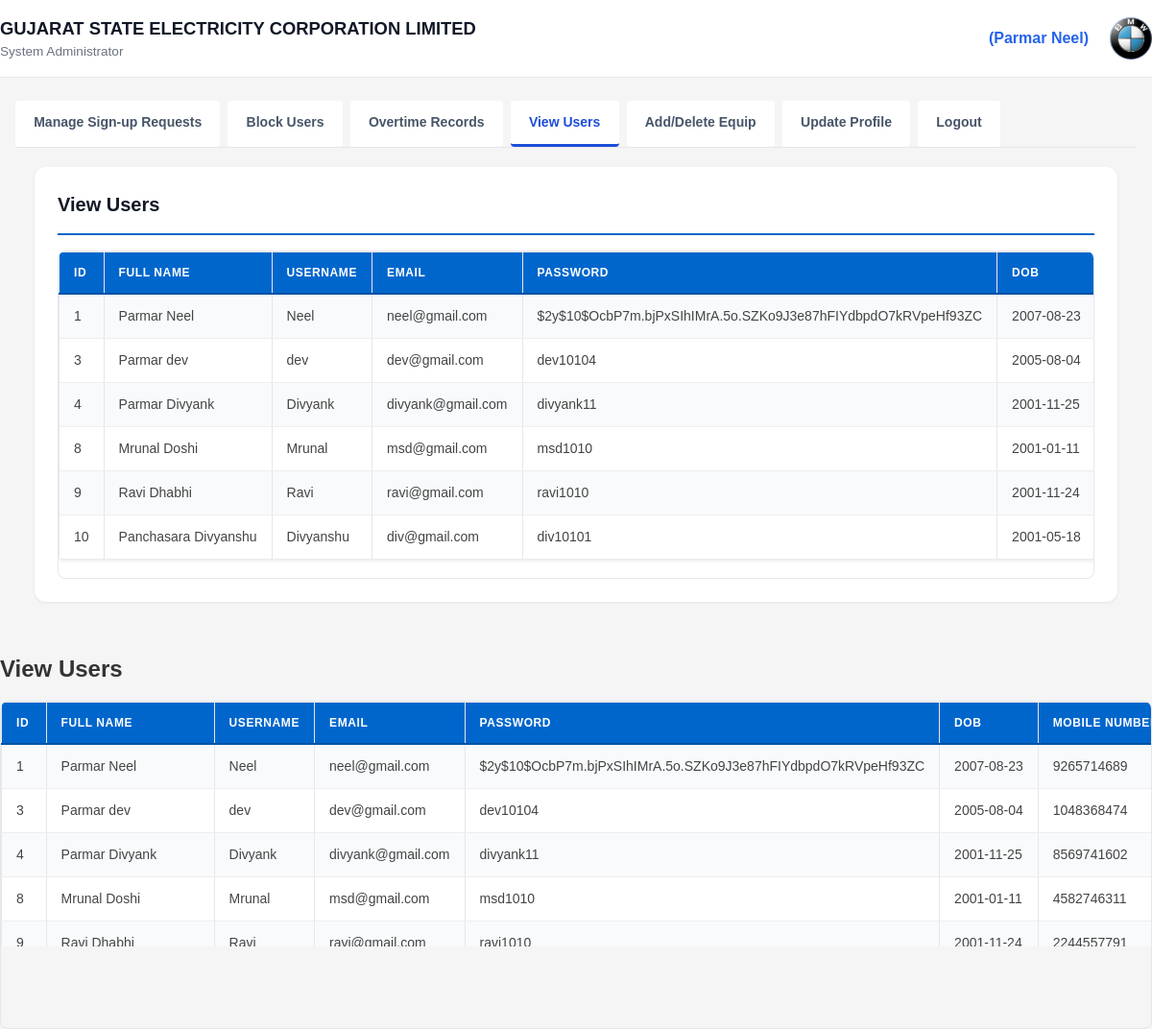
Page /view_users.php (signed in) on the committed database.
### tables this page shows
CREATE TABLE `signup_table` (
  `id` int(11) NOT NULL,
  `full_name` varchar(100) DEFAULT NULL,
  `username` varchar(50) DEFAULT NULL,
  `email` varchar(100) DEFAULT NULL,
  `password` varchar(255) DEFAULT NULL,
  `dob` date DEFAULT NULL,
  `mobile_number` varchar(15) DEFAULT NULL,
  `aadhar_number` varchar(12) DEFAULT NULL,
  `role` varchar(50) DEFAULT NULL,
  `approved` varchar(10) DEFAULT NULL,
  `registration_time` date DEFAULT NULL
);

CREATE TABLE `user_photo` (
  `username` varchar(100) NOT NULL,
  `photo` varchar(255) DEFAULT NULL
);

### view_users.php (the view, shortened to what this page needs)
<?php
include('dbconnect.php');
$full_name = 'Admin';
$photo_path = 'signup/default.jpg';
$username = $_SESSION['username'] ?? '';
if (!empty($username)) {
    $profile_query = "SELECT full_name FROM signup_table WHERE username = ? AND role = 'Admin' AND approved = 'approved'";
    $stmt = mysqli_prepare($con, $profile_query);
    mysqli_stmt_bind_param($stmt, "s", $username);
    mysqli_stmt_execute($stmt);
    $profile_result = mysqli_stmt_get_result($stmt);
    if ($profile_result && mysqli_num_rows($profile_result) > 0) {
        $profile_row = mysqli_fetch_assoc($profile_result);
        $full_name = $profile_row['full_name'];
    }
    $photo_query = "SELECT photo FROM user_photo WHERE username = ?";
    $stmt = mysqli_prepare($con, $photo_query);
    mysqli_stmt_bind_param($stmt, "s", $username);
    mysqli_stmt_execute($stmt);
    $photo_result = mysqli_stmt_get_result($stmt);
    if ($photo_result && mysqli_num_rows($photo_result) > 0) {
        $photo_row = mysqli_fetch_assoc($photo_result);
        $photo_path = 'signup/' . $photo_row['photo'];
    }
}
?>
<!DOCTYPE html>
<html lang="en">
<head>
    <link rel="stylesheet" href="style2.css">
</head>
<body>
    <header>
        <div class="header-inner">
            <div style="display: flex; justify-content: space-between; align-items: center; width: 100%; flex-wrap: wrap; gap: 0.75rem;">
                <div>
                    <div class="logo">GUJARAT STATE ELECTRICITY CORPORATION LIMITED</div>
                    <div class="user-role">System Administrator</div>
                </div>
                <div class="user-info">
                    <span>(<?php echo htmlspecialchars($full_name); ?>)</span>
                    <?php if (!empty($photo_path) && file_exists($photo_path)): ?>
                        <img src="<?php echo htmlspecialchars($photo_path); ?>" alt="Admin Photo" class="user-image">
                    <?php else: ?>
                        <div class="avatar"><?php echo strtoupper(substr($full_name, 0, 1)); ?></div>
                    <?php endif; ?>
                </div>
            </div>
        </div>
    </header>
    <div class="container">
        <div class="tab-container">
            <div class="tab-nav">
                <button class="tab-btn" onclick="window.location.href='manage_signup_requests.php'">Manage Sign-up Requests</button>
                <button class="tab-btn" onclick="window.location.href='delete_users.php'">Block Users</button>
                <button class="tab-btn" onclick="window.location.href='overtime_records.php'">Overtime Records</button>
                <button class="tab-btn active" onclick="window.location.href='view_users.php'">View Users</button>
                <button class="tab-btn" onclick="window.location.href='equipment_management.php'">Add/Delete Equip</button>
                <button class="tab-btn" onclick="window.location.href='update_profile_admin.php'">Update Profile</button>
                <button class="tab-btn" onclick="window.location.href='logout.php'">Logout</button>
            </div>
            <div class="tab-content active">
                <div class="content-wrapper">
                    <h1 class="section-title">View Users</h1>
                    <div class="table-container">
                        <table>
                            <tr>
                                <th>ID</th>
                                <th>Full Name</th>
                                <th>Username</th>
                                <th>Email</th>
                                <th>Password</th>
                                <th>DOB</th>
                            </tr>
                            <?php
                            $query = "SELECT * FROM signup_table WHERE approved = 'approved'";
                            $result = mysqli_query($con, $query);
                            if (mysqli_num_rows($result) > 0) {
                                while ($user = mysqli_fetch_assoc($result)) {
                                    echo "<tr>";
                                    echo "<td>" . htmlspecialchars($user['id']) . "</td>";
                                    echo "<td>" . htmlspecialchars($user['full_name']) . "</td>";
                                    echo "<td>" . htmlspecialchars($user['username']) . "</td>";
                                    echo "<td>" . htmlspecialchars($user['email']) . "</td>";
                                    echo "<td>" . htmlspecialchars($user['password']) . "</td>";
                                    echo "<td>" . htmlspecialchars($user['dob']) . "</td>";
                                    echo "</tr>";
                                }
                            } else {
                                echo "<tr><td colspan='11'>No approved users found.</td></tr>";
                            }
                            ?>
                        </table>
                    </div>
                </div>
            </div>
        </div>
    </div>
</body>
</html>
    <h2>View Users</h2>
    <div class="table-container">
        <table>
            <tr>
                <th>ID</th>
                <th>Full Name</th>
                <th>Username</th>
                <th>Email</th>
                <th>Password</th>
                <th>DOB</th>
                <th>Mobile Number</th>
            </tr>
            <?php
            $query = "SELECT * FROM signup_table WHERE approved = 'approved'";
            $result = mysqli_query($con, $query);
            if (mysqli_num_rows($result) > 0) {
                while ($user = mysqli_fetch_assoc($result)) {
                    echo "<tr>";
                    echo "<td>" . $user['id'] . "</td>";
                    echo "<td>" . $user['full_name'] . "</td>";
                    echo "<td>" . $user['username'] . "</td>";
                    echo "<td>" . $user['email'] . "</td>";
                    echo "<td>" . $user['password'] . "</td>";
                    echo "<td>" . $user['dob'] . "</td>";
                    echo "<td>" . $user['mobile_number'] . "</td>";
                    echo "</tr>";
                }
            } else {
                echo "<tr><td colspan='11'>No approved users found.</td></tr>";
            }
            ?>
        </table>
    </div>
</body>
</html>

### style2.css (style rules this page uses)
* { margin: 0; padding: 0; box-sizing: border-box; font-family: Arial, sans-serif; }
body { background-color: #f9fafb; color: #111827; line-height: 1.5; }
.container { width: 100%; max-width: 1280px; margin: 0 auto; padding: 0 1rem; }
header { background-color: white; border-bottom: 1px solid #e5e7eb; padding: 1rem 0; }
.user-info { display: flex; align-items: center; gap: 0.5rem; }
.user-role { font-size: 0.875rem; color: #4b5563; }
.section-title { font-size: 1.25rem; font-weight: 600; margin-bottom: 1rem; }
.table-container { border: 1px solid #e5e7eb; border-radius: 0.5rem; overflow: hidden; }
table { width: 100%; border-collapse: collapse; }
th { background-color: #f9fafb; padding: 0.75rem 1rem; text-align: left; font-size: 0.75rem; font-weight: 500; color: #6b7280; text-transform: uppercase; letter-spacing: 0.05em; }
td { padding: 0.75rem 1rem; font-size: 0.875rem; color: #111827; border-top: 1px solid #e5e7eb; }
.user-image { width: 60px; height: 60px; border-radius: 50%; object-fit: cover; margin-left: 10px; vertical-align: middle; }
.tab-content { padding: 20px; }
h1, h2, h3, h4, h5, h6 { color: #333; margin-bottom: 15px; }
h1 { font-size: 28px; font-weight: bold; }
h2 { font-size: 24px; font-weight: bold; }
.section-title { font-size: 22px; color: #333; margin-bottom: 20px; padding-bottom: 15px; border-bottom: 2px solid #0066cc; }
button, .btn, input[type="submit"], input[type="reset"] { padding: 10px 20px; border: none; border-radius: 4px; font-size: 14px; font-weight: bold; cursor: pointer; transition: all 0.3s ease; text-decoration: none; display: inline-block; }
.btn-primary, button, input[type="submit"] { background-color: #0066cc; color: white; }
.data-table, table { width: 100%; border-collapse: collapse; background-color: #fff; box-shadow: 0 2px 4px rgba(0, 0, 0, 0.1); margin-bottom: 20px; border-radius: 4px; overflow: hidden; }
.data-table th, table th { background-color: #0066cc; color: white; padding: 12px 15px; text-align: left; font-weight: bold; border-bottom: 2px solid #0052a3; }
.data-table td, table td { padding: 12px 15px; border-bottom: 1px solid #eee; color: #444; }
.data-table tr:last-child td, table tr:last-child td { border-bottom: none; }

### view_users.php (style rules this page uses)
* { margin: 0; padding: 0; box-sizing: border-box; font-family: Arial, sans-serif; }
body { background-color: #f5f5f5; color: #111827; }
.container { width: 100%; max-width: 1280px; margin: 0 auto; padding: 0 1rem; }
.header-inner { width: 100%; max-width: 1280px; margin: 0 auto; }
header { background-color: #fff; padding: 1rem 0; border-bottom: 1px solid #e5e7eb; }
.logo { font-size: 1.15rem; font-weight: 700; color: #111827; }
.user-role { font-size: 0.85rem; color: #6b7280; }
.user-info { display: flex; align-items: center; gap: 0.75rem; color: #475569; }
.user-info span { font-weight: 700; color: #2563eb; }
.user-image, .avatar { width: 44px; height: 44px; border-radius: 50%; object-fit: cover; background: #2563eb; color: white; display: inline-flex; align-items: center; justify-content: center; font-weight: 700; }
.tab-container { margin: 1.5rem 0 2rem; }
.tab-nav { display: flex; flex-wrap: wrap; gap: 0.5rem; border-bottom: 1px solid #e5e7eb; }
.tab-btn { padding: 0.9rem 1.2rem; border: none; background: white; border-bottom: 3px solid transparent; color: #475569; font-weight: 600; cursor: pointer; transition: all 0.2s ease; }
.tab-btn.active { color: #1d4ed8; border-bottom-color: #1d4ed8; }
.content-wrapper { background: white; padding: 1.5rem; border-radius: 0.75rem; box-shadow: 0 1px 3px rgba(15, 23, 42, 0.08); }
.section-title { font-size: 1.25rem; margin-bottom: 1rem; color: #111827; }
.table-container { overflow-x: auto; }
table { width: 100%; border-collapse: collapse; background: white; min-width: 900px; }
th, td { padding: 0.95rem 1rem; border: 1px solid #e5e7eb; text-align: left; color: #1f2937; white-space: nowrap; }
th { background: #f8fafc; font-weight: 700; }
tr:nth-child(even) { background: #f8fafc; }

### rows in the picture
signup_table: full_name "Parmar Neel", id "1", username "Neel", email "neel@gmail.com", password "$2y$10$OcbP7m.bjPxSIhIMrA.5o.SZKo9J3e87hFIYdbpdO7kRVpeHf93ZC", dob "2007-08-23", mobile_number "9265714689"
user_photo: photo (picture)
signup_table: id "3", full_name "Parmar dev", username "dev", email "dev@gmail.com", password "dev10104", dob "2005-08-04", mobile_number "1048368474"
signup_table: id "4", full_name "Parmar Divyank", username "Divyank", email "divyank@gmail.com", password "divyank11", dob "2001-11-25", mobile_number "8569741602"
signup_table: id "8", full_name "Mrunal Doshi", username "Mrunal", email "msd@gmail.com", password "msd1010", dob "2001-01-11", mobile_number "4582746311"
signup_table: id "9", full_name "Ravi Dhabhi", username "Ravi", email "ravi@gmail.com", password "ravi1010", dob "2001-11-24", mobile_number "2244557791"
signup_table: id "10", full_name "Panchasara Divyanshu", username "Divyanshu", email "div@gmail.com", password "div10101", dob "2001-05-18"
